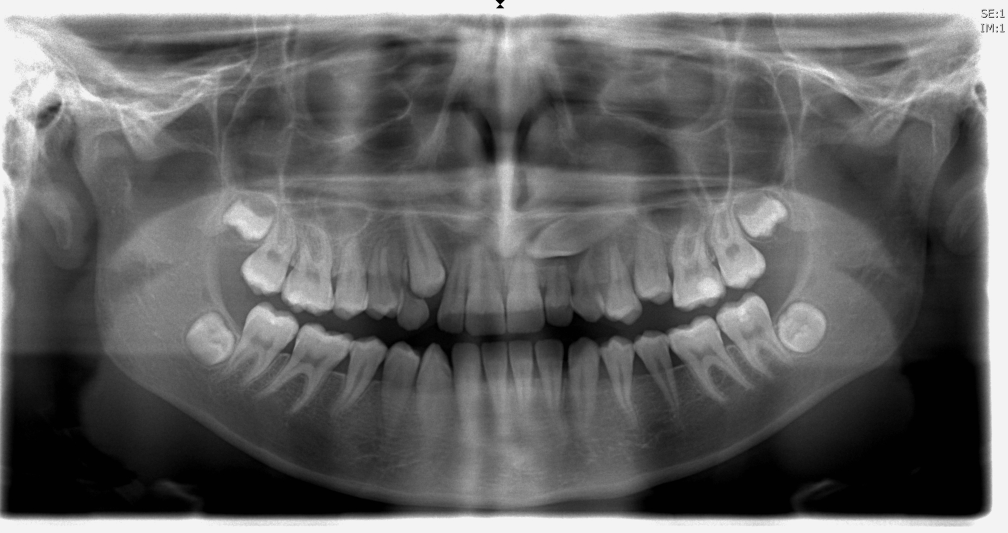
#> input picture data/Radiographs/01.tif, 3023 x 1597 px (shown at 1/3 size); its folder holds only this picture in this run
$ python imgtest.py   (Python 2 division)   (older library calls are emulated)
#> lines starting #> are read from the running program, lines starting #| are printed output that depends on the picture; after the words box and inside, x2 and y2 are one past the last pixel; in counts of white or black regions, pixels touching at a corner belong together
import cv2
import cv2.cv as cv
import os
import numpy as np
import fnmatch
import matplotlib.pyplot as plt
import matplotlib.image as mpimg
import math
from skimage import exposure, io, img_as_int, img_as_float, img_as_ubyte
from scipy import signal
from  scipy.ndimage import filters
from scipy.ndimage import morphology

if __name__ == '__main__':

	radioPath = 'data/Radiographs/'
	segmentPath = 'data/Segmentations/'
	resultPath = 'data/Combinations/'
	clahePath = 'data/CLAHE/'
	landmarkPath = 'data/Landmarks/original/'
	cWhite = (255,255,255)
	cBlue = (255,0,0)
	cGreen = (0,255,0)

	if not os.path.isdir(resultPath):
		os.makedirs(resultPath)

	if not os.path.isdir(clahePath):
		os.makedirs(clahePath)

    # [35 lines of commented-out code are left out]

	for k in xrange(1,2): #15  -> only do one image for now
		imgIndex = "%02d" % k
		img = cv2.imread(radioPath+imgIndex+'.tif')
#> img is the input picture: shape (1597, 3023, 3); min 0, max 255, mean 100.6
		grayimg = cv2.cvtColor(img, cv2.COLOR_RGB2GRAY)

		medfilter = filters.median_filter(grayimg,5)
		(h,w) = medfilter.shape
#> h = 1597; w = 3023
		medfilter_res = cv2.resize(medfilter, (w/3, h/3))

		#cv2.imshow('',medfilter_res)
		#cv2.waitKey(0)

		filtered = cv2.bilateralFilter(grayimg, 9, 175, 175)

		tophat = morphology.white_tophat(filtered, size=200)
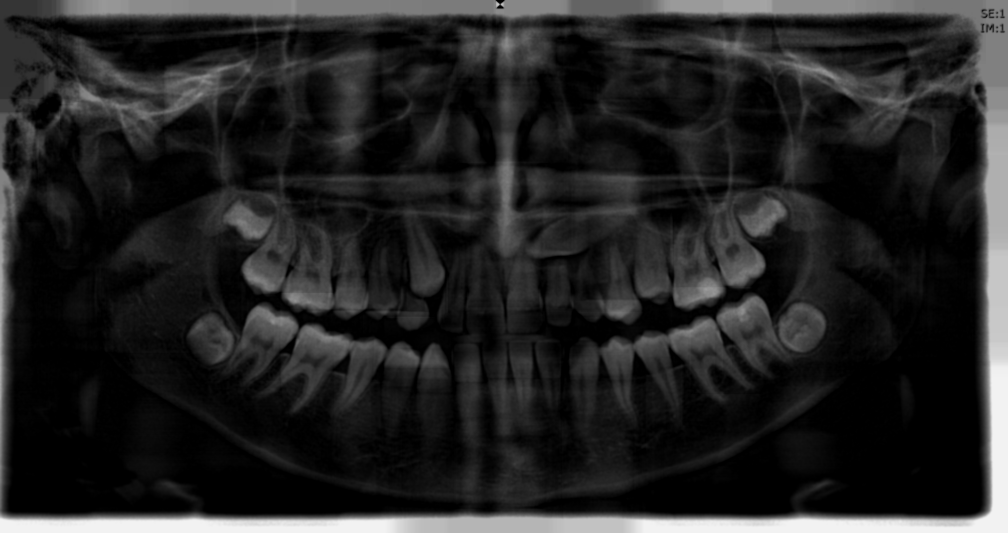
#> tophat: shape (1597, 3023) (shown at 1/3 size); min 0, max 242, mean 35.7
		blackhat = morphology.black_tophat(filtered, size=50)
		result = cv2.add(filtered,tophat)
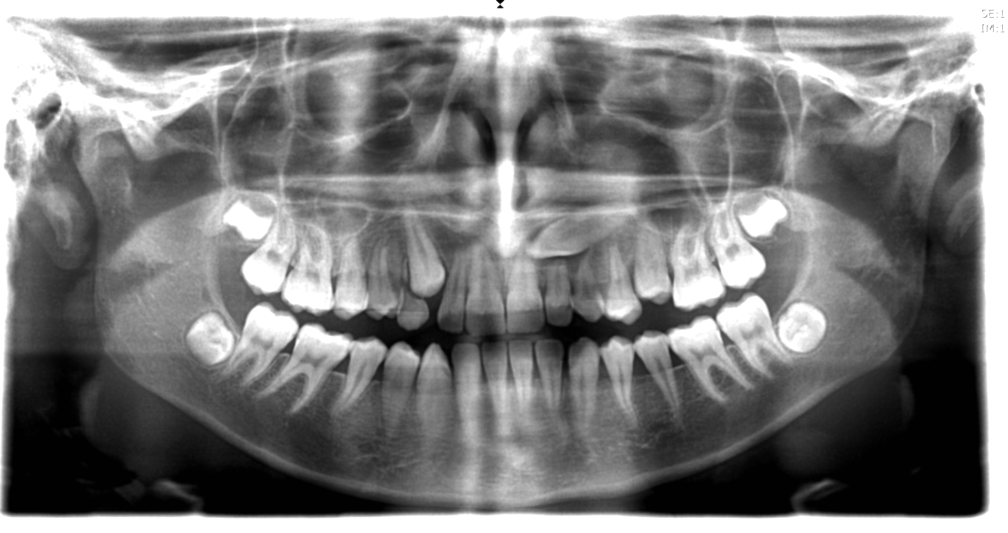
#> result: shape (1597, 3023) (shown at 1/3 size); min 1, max 255, mean 123.2
		result = cv2.subtract(filtered,blackhat)

		result_res = cv2.resize(result, (w/3, h/3))
		#cv2.imshow('',result_res)
		#cv2.waitKey(0)

		eq = exposure.equalize_adapthist(result,kernel_size=None, clip_limit=0.03, nbins=2**6)
		eq_mul = (eq*255).astype(np.uint8)
		medfilter = filters.median_filter(eq_mul,7)
		eq_res = cv2.resize(medfilter, (w/3, h/3))
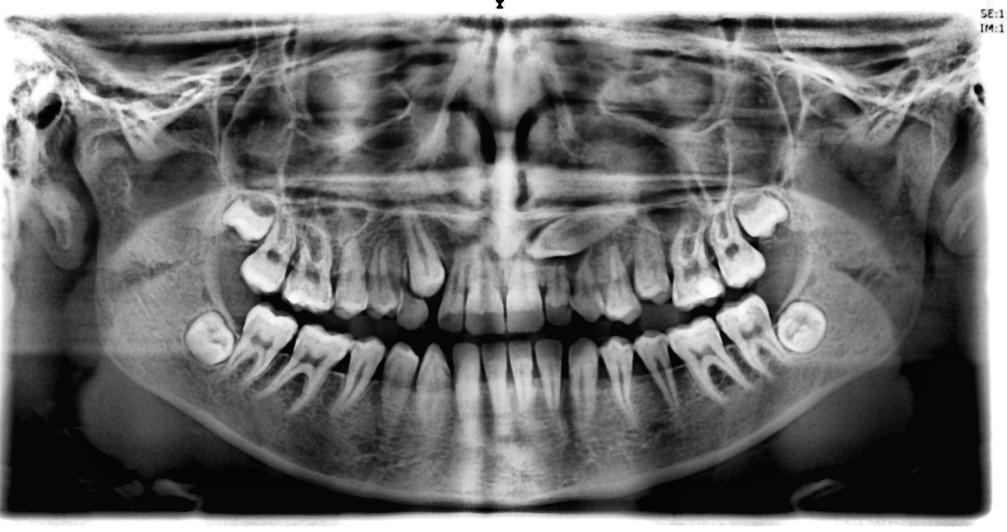
#> eq_res: shape (532, 1007); min 0, max 255, mean 110.4
		#cv2.imshow('',eq_res)
		#cv2.waitKey(0)

		medfilter = cv2.GaussianBlur(medfilter,(5,5),0)
		sobelx = cv2.Sobel(medfilter, cv2.CV_64F, 1, 0, ksize=3)
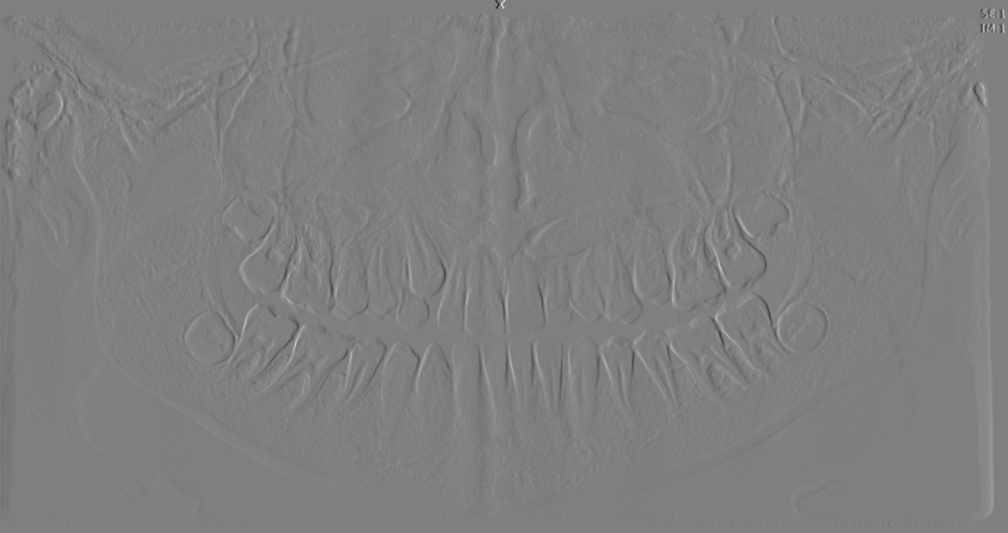
#> sobelx: shape (1597, 3023) float64 (shown at 1/3 size); min -520, max 516, mean 0.1; drawn with min black and max white
		sobely = cv2.Sobel(medfilter, cv2.CV_64F, 0, 1, ksize=3)
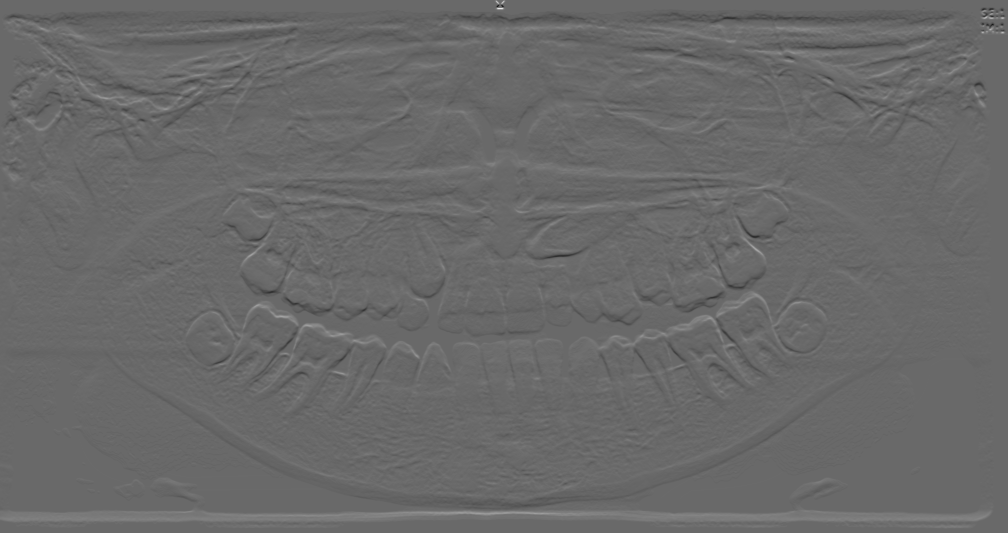
#> sobely: shape (1597, 3023) float64 (shown at 1/3 size); min -387, max 544, mean 0; drawn with min black and max white
		abs_grad_x = cv2.convertScaleAbs(sobelx)
		abs_grad_y = cv2.convertScaleAbs(sobely)
		gradimage = cv2.addWeighted(abs_grad_x, 0.5, abs_grad_y, 0.5, 0)
		print gradimage
#> (printed output is left out)
		gradimage = morphology.grey_closing(gradimage, size=(5,5))
		blur = cv2.GaussianBlur(gradimage,(7,7),0)
		_,bin = cv2.threshold(blur,0,255,cv2.THRESH_BINARY+cv2.THRESH_OTSU)
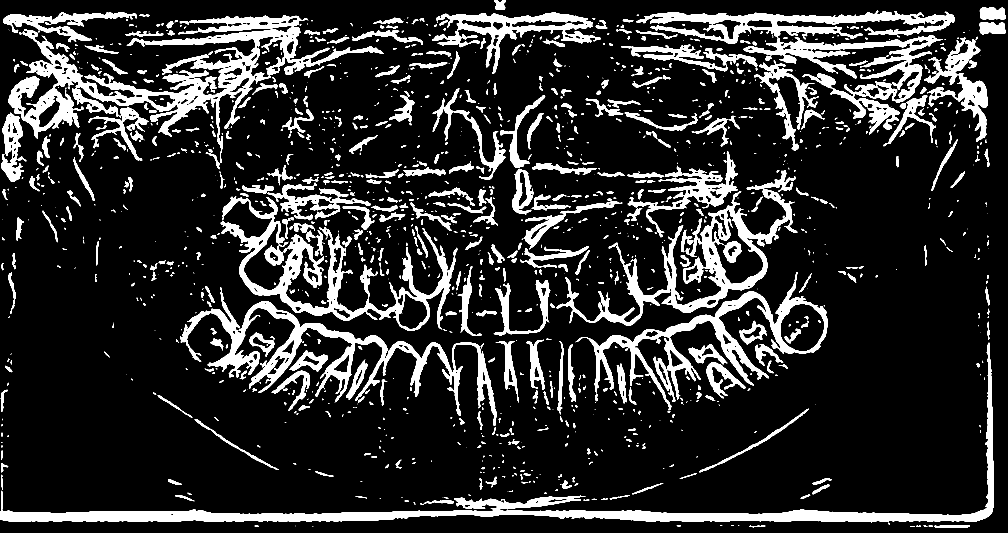
#> bin: shape (1597, 3023) (shown at 1/3 size); 15.3% white; 1424 white regions (556 under 20 px), largest, box (x1, y1, x2, y2) and area: (26, 45, 1152, 489) 86462, (0, 1028, 2981, 1567) 83528, (1909, 32, 2865, 403) 68091
		print bin
#> (printed output is left out)
		gradimage = bin.astype(np.uint8)
		print gradimage
#> (printed output is left out)
		gradimage_res = cv2.resize(gradimage, (w/3, h/3))
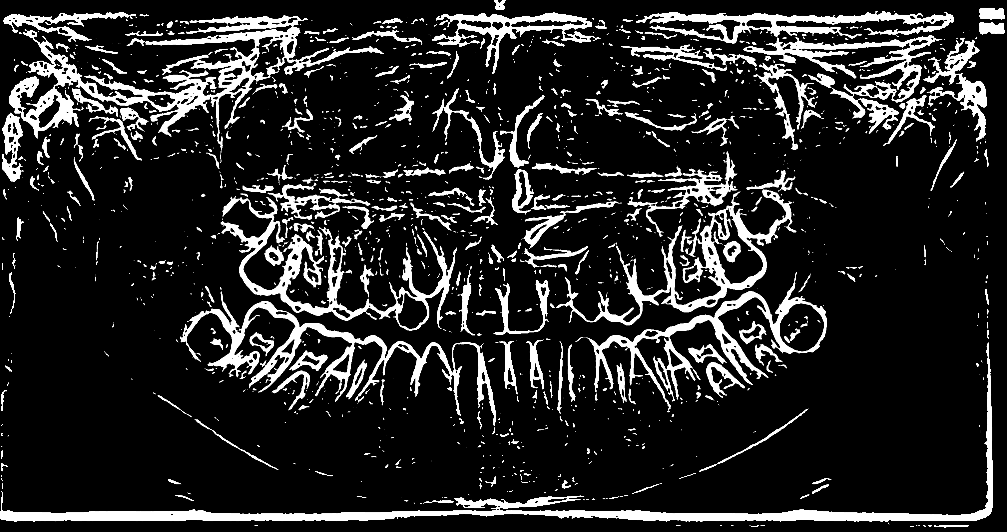
#> gradimage_res: shape (532, 1007); min 0, max 255, mean 39.1
		cv2.imshow('',gradimage_res)
		cv2.waitKey(0)

		'''
		for clip in range(1,11): #0.1 - 1.0
			c = clip/100.
			for bins in range(3,5): # 2^bins (9: 256)
				eq = exposure.equalize_adapthist(grayimg,kernel_size=None, clip_limit=c, nbins=2**bins)
				(h,w) = eq.shape
				eq_res = cv2.resize(eq, (w/3, h/3))
				eq_mul = eq_res*255
				result = eq_mul.astype(np.uint8)
				cv2.putText(result, 'CLIP LIMIT=' + str(clip) + ' , NBINS=' + str(2**bins), (10,510), cv2.FONT_HERSHEY_PLAIN,1.5,cv2.cv.CV_RGB(255, 255,255),2)
				cv2.imwrite(clahePath+imgIndex+'clip_'+str(clip)+'_bins_'+str(2**bins)+'.png',result)
		'''
